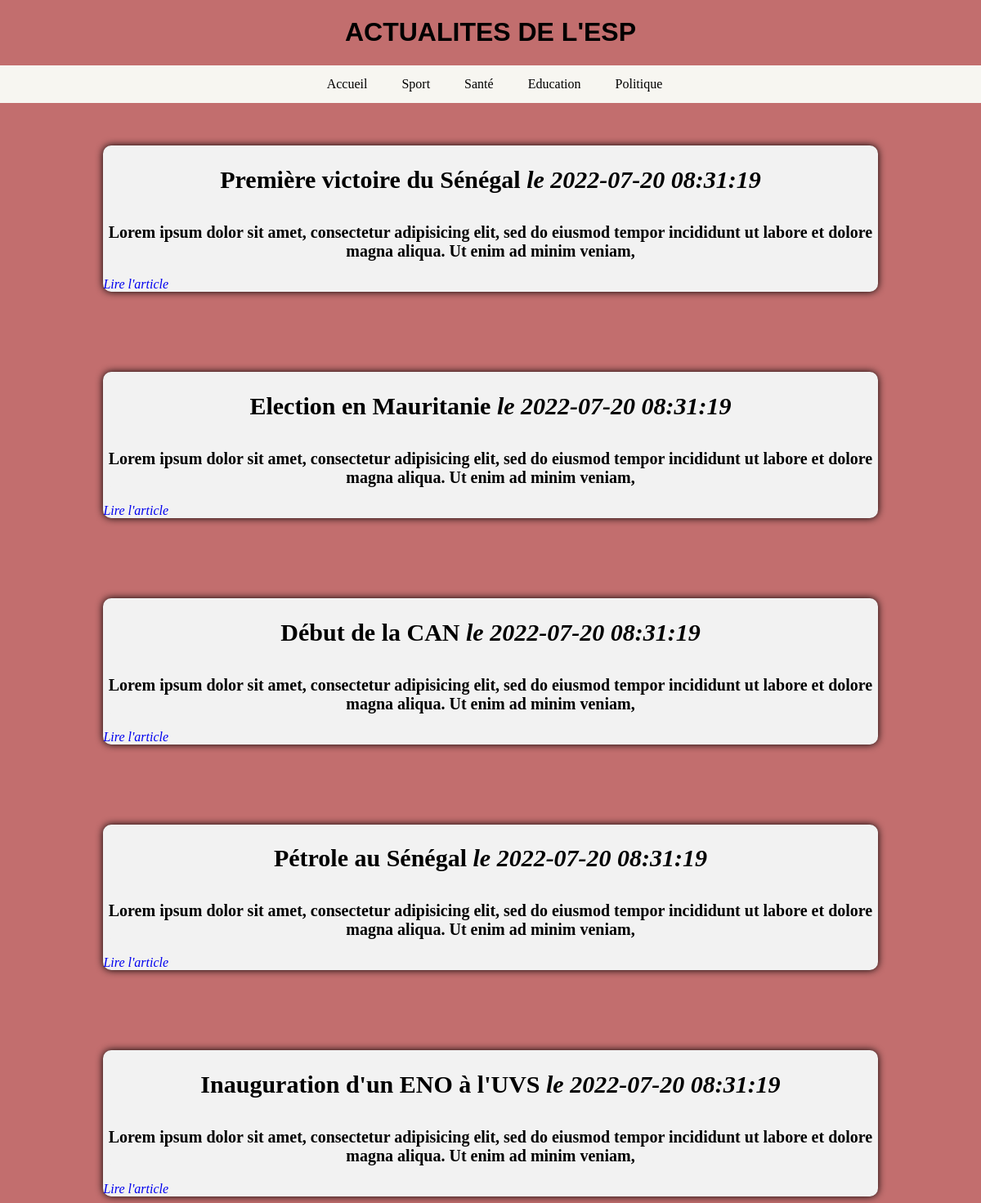
The page / on the database its author committed.
### tables this page shows
CREATE TABLE categorie(
	id int primary key auto_increment,
	libelle varchar(20)
);

CREATE TABLE article(
	id int primary key auto_increment,
	titre varchar(255),
	contenu text,
	dateCreation datetime DEFAULT NOW(),
	dateModification datetime DEFAULT NOW(),
	categorie int
);

### Controller/HomeController.php (called while the page is built)
<?php
require_once('Model/Article.php');
function home() {
    if (isset($_GET['cat'])) {
        $cat=$_GET["cat"];
        $articles = getArticles($cat);
        $categories = getCategories();
    }
    else {
        $cat="";
        $articles = getArticles($cat);
        $categories = getCategories();
    }
    require('View/home.php');
}

### Model/Article.php (called while the page is built, shortened)
<?php
function dbConnect()
{
	try {
		$database = new PDO('mysql:host=localhost;dbname=miabd_news;charset=utf8', 'root', '');
		return $database;
	} catch (Exception $e) {
		die('Erreur : ' . $e->getMessage());
	}
}
function getArticles($cat = "")
{
	$database = dbConnect();
	if (strlen($cat) > 0) {
		$statement = $database->query(
			"SELECT * FROM article where categorie=$cat  ORDER BY dateModification DESC"
		);
	} else {
		$statement = $database->query(
			"SELECT * FROM article  ORDER BY dateModification DESC"
		);
	}
	$articles = [];
	while (($row = $statement->fetch())) {
		$article = [
			'id' => $row['id'],
			'titre' => $row['titre'],
			'dateCreation' => $row['dateCreation'],
			'dateModification' => $row['dateModification'],
			'contenu' => $row['contenu'],
			'categorie' => $row['categorie'],
		];
		$articles[] = $article;
	}
	return $articles;
}
function getCategories()
{
	$database = dbConnect();
	$statement = $database->query(
		"SELECT * FROM categorie"
	);
	$categories = [];
	while (($row = $statement->fetch())) {
		$categorie = [
			'id' => $row['id'],
			'libelle' => $row['libelle'],
		];
		$categories[] = $categorie;
	}
	return $categories;
}

### View/home.php (the view, shortened to what this page needs)
<!DOCTYPE html>
<html>
<head>
    <link href="./View/style2.css" rel="stylesheet" />
</head>
<body>
    <h1>ACTUALITES DE L'ESP</h1>
    <div class="container">
        <div class="nav">
            <ul>
                <li><a href="index.php">Accueil</a></li>
                <?php
                foreach ($categories as $categorie) {
                ?>
                    <li><a href="index.php?cat=<?php echo htmlspecialchars($categorie['id']) ?>"><?php echo htmlspecialchars($categorie['libelle']) ?></a></li>
                <?php } ?>
            </ul>
        </div>
    </div>
    <?php
    if (isset($articles)) {
        foreach ($articles as $article) {
    ?>
            <div class="card-container">
                <div class="card">
                    <div class=" card-wrapper">
                        <div class="card-title">
                            <h2>
                                <?php echo htmlspecialchars($article['titre']); ?>
                                <em>le <?php echo $article['dateCreation']; ?></em>
                            </h2>
                        </div>
                        <div class="card-content">
                            <p><?php echo nl2br(htmlspecialchars(substr($article['contenu'], 0, 150))); ?></p>
                        </div>
                        <em><a href="index.php?id=<?= urlencode($article['id']) ?>">Lire l'article</a></em>
                    </div>
                </div>
            </div>
        <?php
        }
    }
    ?>
</body>
</html>

### index.php (shortened to what this page needs)
<?php
require_once('Controller/HomeController.php');
if (isset($_GET['id'])) {
    article($_GET['id']);
} elseif (isset($_GET['cat'])) {
    categorie($_GET['cat']);
} else {
    home();
}

### View/style2.css (style rules this page uses)
body { background-color: #c26e6e; }
ul { list-style-type: none; margin: 0; padding: 0; }
.nav li { float: left; margin-left: 10px; }
.nav { display: flex; justify-content: center; }
.nav li a { display: flex; color: black; text-align: center; padding: 14px 16px; }
a { text-decoration: none; }
.container { position: absolute; text-align: center; color: white; background-color: #f7f6f1; width: 100%; left: 0; margin: 0 0 0 0; }
h1 { font-family: "Gill Sans", "Gill Sans MT", Calibri, "Trebuchet MS", sans-serif; text-align: center; }
.card-container { display: flex; align-items: center; gap: 14px; flex-direction: column; }
.card { width: 80%; background-color: #f2f2f2; border-radius: 10px; box-shadow: 0px 0px 10px #000000; margin-top: 98px; }
.card-title { background-color: #f2f2f2; border-radius: 10px 10px 0px 0px; height: 50px; width: 100%; text-align: center; font-size: 20px; font-weight: bold; color: #000000; }
.card-content { background-color: #f2f2f2; border-radius: 0px 0px 10px 10px; height: 100%; width: 100%; text-align: center; font-size: 20px; font-weight: bold; color: #000000; }

### rows shown on the page
categorie: libelle "Sport"
categorie: libelle "Santé"
categorie: libelle "Education"
categorie: libelle "Politique"
article: titre "Première victoire du Sénégal", dateCreation "2022-07-20 08:31:19", contenu "Lorem ipsum dolor sit amet, consectetur adipisicing elit, sed do eiusmod tempor incididunt ut labore et dolore magna aliqua. Ut enim ad minim veniam,"
article: titre "Election en Mauritanie", dateCreation "2022-07-20 08:31:19", contenu "Lorem ipsum dolor sit amet, consectetur adipisicing elit, sed do eiusmod tempor incididunt ut labore et dolore magna aliqua. Ut enim ad minim veniam,"
article: titre "Début de la CAN", dateCreation "2022-07-20 08:31:19", contenu "Lorem ipsum dolor sit amet, consectetur adipisicing elit, sed do eiusmod tempor incididunt ut labore et dolore magna aliqua. Ut enim ad minim veniam,"
article: titre "Pétrole au Sénégal", dateCreation "2022-07-20 08:31:19", contenu "Lorem ipsum dolor sit amet, consectetur adipisicing elit, sed do eiusmod tempor incididunt ut labore et dolore magna aliqua. Ut enim ad minim veniam,"
article: titre "Inauguration d'un ENO à l'UVS", dateCreation "2022-07-20 08:31:19", contenu "Lorem ipsum dolor sit amet, consectetur adipisicing elit, sed do eiusmod tempor incididunt ut labore et dolore magna aliqua. Ut enim ad minim veniam,"
